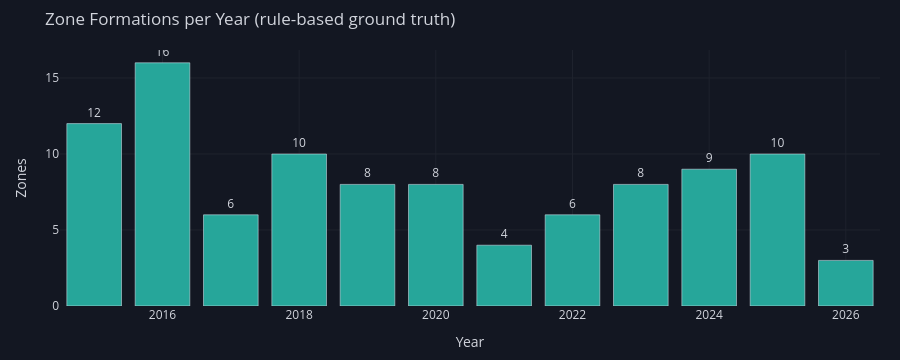

Here is the notebook cell this chart was saved with:
### Code cell
# ── 1.2  Zone formations over time ──────────────────────────────────────────
zone_windows = windows[windows['label'] == 1].copy()
zone_windows['year'] = zone_windows['date'].dt.year
by_year = zone_windows.groupby('year').size().reset_index(name='n')

fig = go.Figure(go.Bar(
    x=by_year['year'], y=by_year['n'],
    marker_color=WIN_COLOR,
    text=by_year['n'], textposition='outside',
))
fig.update_layout(dark_layout(
    title='Zone Formations per Year (rule-based ground truth)',
    height=360, xaxis_title='Year', yaxis_title='Zones',
))
fig.show()

### Figure 1 — Plotly figure (JSON) as saved in the notebook; plotly's stock layout.template omitted (floating-point values rounded to 4 significant figures)
{"data": [{"marker": {"color": "#26a69a"}, "text": [12.0, 16.0, 6.0, 10.0, 8.0, 8.0, 4.0, 6.0, 8.0, 9.0, 10.0, 3.0], "textposition": "outside", "type": "bar", "x": [2015, 2016, 2017, 2018, 2019, 2020, 2021, 2022, 2023, 2024, 2025, 2026], "y": [12, 16, 6, 10, 8, 8, 4, 6, 8, 9, 10, 3]}], "layout": {"font": {"color": "#d1d4dc", "size": 12}, "height": 360, "legend": {"bgcolor": "rgba(0,0,0,0)"}, "margin": {"b": 50, "l": 60, "r": 20, "t": 50}, "paper_bgcolor": "#131722", "plot_bgcolor": "#131722", "title": {"text": "Zone Formations per Year (rule-based ground truth)"}, "xaxis": {"gridcolor": "#1e222d", "title": {"text": "Year"}, "zeroline": false}, "yaxis": {"gridcolor": "#1e222d", "title": {"text": "Zones"}, "zeroline": false}}}
